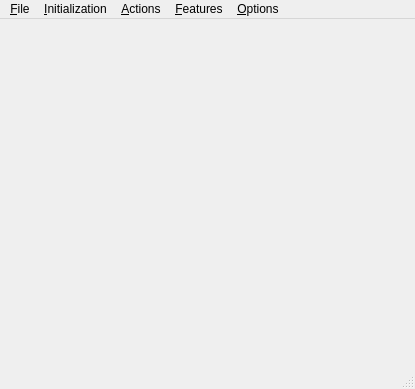
<ui version="4.0" >
 <class>MainWindow</class>
 <widget class="QMainWindow" name="MainWindow" >
  <property name="geometry" >
   <rect>
    <x>0</x>
    <y>0</y>
    <width>415</width>
    <height>389</height>
   </rect>
  </property>
  <property name="windowTitle" >
   <string>CGAL Periodic Delaunay Triangulation</string>
  </property>
  <widget class="QWidget" name="centralWidget" >
   <layout class="QHBoxLayout" >
    <item>
     <widget class="QGLViewer" name="viewer" />
    </item>
   </layout>
  </widget>
  <widget class="QMenuBar" name="menuBar" >
   <property name="geometry" >
    <rect>
     <x>0</x>
     <y>0</y>
     <width>415</width>
     <height>22</height>
    </rect>
   </property>
   <widget class="QMenu" name="menuFile" >
    <property name="title" >
     <string>&amp;File</string>
    </property>
    <addaction name="actionLoad_Points" />
    <addaction name="actionExport_pov" />
    <addaction name="separator" />
    <addaction name="actionExit" />
   </widget>
   <widget class="QMenu" name="menuOptions" >
    <property name="title" >
     <string>&amp;Options</string>
    </property>
    <addaction name="actionWireframe" />
    <addaction name="actionPlanar_triangulation" />
    <addaction name="separator" />
    <addaction name="actionDraw_1_sheeted_covering" />
    <addaction name="actionDraw_bordering_cells_multiply" />
    <addaction name="separator" />
    <addaction name="actionDraw_segments" />
    <addaction name="actionDraw_triangles" />
    <addaction name="actionDraw_tetrahedra" />
    <addaction name="separator" />
    <addaction name="actionDraw_cube_square" />
    <addaction name="separator" />
    <addaction name="actionClip_along_the_cube_square" />
    <addaction name="action2_color_clipping" />
    <addaction name="separator" />
   </widget>
   <widget class="QMenu" name="menuInitialization" >
    <property name="title" >
     <string>&amp;Initialization</string>
    </property>
    <addaction name="actionEmpty_scene" />
    <addaction name="actionSingle_Point" />
    <addaction name="actionRandom_Point_Set" />
    <addaction name="actionRandom_Points_in_Plane" />
    <addaction name="actionPoint_grid" />
   </widget>
   <widget class="QMenu" name="menuFeatures" >
    <property name="title" >
     <string>&amp;Features</string>
    </property>
    <addaction name="actionPoint_location" />
    <addaction name="actionConflict_region" />
    <addaction name="actionHole" />
    <addaction name="actionStar" />
   </widget>
   <widget class="QMenu" name="menuActions" >
    <property name="title" >
     <string>&amp;Actions</string>
    </property>
    <addaction name="actionFlying_ball" />
    <addaction name="actionPause" />
    <addaction name="separator" />
    <addaction name="actionInsert_point" />
    <addaction name="actionInsert_random_point" />
    <addaction name="separator" />
    <addaction name="actionGrab_image" />
   </widget>
   <addaction name="menuFile" />
   <addaction name="menuInitialization" />
   <addaction name="menuActions" />
   <addaction name="menuFeatures" />
   <addaction name="menuOptions" />
  </widget>
  <widget class="QStatusBar" name="statusBar" />
  <action name="actionLoad_Points" >
   <property name="text" >
    <string>Load Points</string>
   </property>
   <property name="shortcut" >
    <string>Ctrl+O</string>
   </property>
  </action>
  <action name="actionExit" >
   <property name="text" >
    <string>Exit</string>
   </property>
   <property name="shortcut" >
    <string>Ctrl+Q</string>
   </property>
  </action>
  <action name="actionWireframe" >
   <property name="checkable" >
    <bool>true</bool>
   </property>
   <property name="text" >
    <string>Wireframe</string>
   </property>
   <property name="shortcut" >
    <string>X</string>
   </property>
  </action>
  <action name="actionPlanar_triangulation" >
   <property name="checkable" >
    <bool>true</bool>
   </property>
   <property name="text" >
    <string>Planar triangulation</string>
   </property>
   <property name="shortcut" >
    <string>Z</string>
   </property>
  </action>
  <action name="actionDraw_1_sheeted_covering" >
   <property name="checkable" >
    <bool>true</bool>
   </property>
   <property name="checked" >
    <bool>true</bool>
   </property>
   <property name="text" >
    <string>Draw 1-sheeted covering</string>
   </property>
   <property name="shortcut" >
    <string>1</string>
   </property>
  </action>
  <action name="actionDraw_bordering_cells_multiply" >
   <property name="checkable" >
    <bool>true</bool>
   </property>
   <property name="checked" >
    <bool>true</bool>
   </property>
   <property name="text" >
    <string>Draw bordering cells multiply</string>
   </property>
   <property name="shortcut" >
    <string>M</string>
   </property>
  </action>
  <action name="actionClip_along_the_cube_square" >
   <property name="checkable" >
    <bool>true</bool>
   </property>
   <property name="text" >
    <string>Clip along the cube/square</string>
   </property>
  </action>
  <action name="action2_color_clipping" >
   <property name="checkable" >
    <bool>true</bool>
   </property>
   <property name="enabled" >
    <bool>false</bool>
   </property>
   <property name="text" >
    <string>2-color clipping</string>
   </property>
  </action>
  <action name="actionPoint_grid" >
   <property name="text" >
    <string>Point grid</string>
   </property>
   <property name="shortcut" >
    <string>F5</string>
   </property>
  </action>
  <action name="actionSingle_Point" >
   <property name="text" >
    <string>Single point</string>
   </property>
   <property name="shortcut" >
    <string>F2</string>
   </property>
  </action>
  <action name="actionRandom_Points_in_Plane" >
   <property name="text" >
    <string>Random planar point set</string>
   </property>
   <property name="shortcut" >
    <string>F4</string>
   </property>
  </action>
  <action name="actionRandom_Point_Set" >
   <property name="text" >
    <string>Random point set</string>
   </property>
   <property name="shortcut" >
    <string>F3</string>
   </property>
  </action>
  <action name="actionEmpty_scene" >
   <property name="text" >
    <string>Empty scene</string>
   </property>
   <property name="shortcut" >
    <string>F1</string>
   </property>
  </action>
  <action name="actionShow_flying_ball" >
   <property name="checkable" >
    <bool>true</bool>
   </property>
   <property name="text" >
    <string>Show flying ball</string>
   </property>
   <property name="shortcut" >
    <string>B</string>
   </property>
  </action>
  <action name="actionDraw_cube_square" >
   <property name="checkable" >
    <bool>true</bool>
   </property>
   <property name="checked" >
    <bool>true</bool>
   </property>
   <property name="text" >
    <string>Draw domain (cube/square)</string>
   </property>
   <property name="shortcut" >
    <string>D</string>
   </property>
  </action>
  <action name="actionPoint_location" >
   <property name="checkable" >
    <bool>true</bool>
   </property>
   <property name="text" >
    <string>Point location</string>
   </property>
   <property name="shortcut" >
    <string>L</string>
   </property>
  </action>
  <action name="actionConflict_region" >
   <property name="checkable" >
    <bool>true</bool>
   </property>
   <property name="text" >
    <string>Conflict region</string>
   </property>
   <property name="shortcut" >
    <string>C</string>
   </property>
  </action>
  <action name="actionHole" >
   <property name="checkable" >
    <bool>true</bool>
   </property>
   <property name="text" >
    <string>Hole*</string>
   </property>
   <property name="shortcut" >
    <string>H</string>
   </property>
  </action>
  <action name="actionStar" >
   <property name="checkable" >
    <bool>true</bool>
   </property>
   <property name="text" >
    <string>Star*</string>
   </property>
   <property name="shortcut" >
    <string>S</string>
   </property>
  </action>
  <action name="actionFlying_ball" >
   <property name="checkable" >
    <bool>true</bool>
   </property>
   <property name="text" >
    <string>Flying ball</string>
   </property>
   <property name="shortcut" >
    <string>B</string>
   </property>
  </action>
  <action name="actionPause" >
   <property name="checkable" >
    <bool>true</bool>
   </property>
   <property name="text" >
    <string>Pause</string>
   </property>
   <property name="shortcut" >
    <string>P</string>
   </property>
  </action>
  <action name="actionInsert_point" >
   <property name="text" >
    <string>Insert point</string>
   </property>
   <property name="shortcut" >
    <string>I</string>
   </property>
  </action>
  <action name="actionInsert_random_point" >
   <property name="text" >
    <string>Insert random point</string>
   </property>
   <property name="shortcut" >
    <string>R</string>
   </property>
  </action>
  <action name="actionDraw_segments" >
   <property name="checkable" >
    <bool>true</bool>
   </property>
   <property name="checked" >
    <bool>false</bool>
   </property>
   <property name="text" >
    <string>Draw segments</string>
   </property>
   <property name="shortcut" >
    <string>2</string>
   </property>
  </action>
  <action name="actionDraw_triangles" >
   <property name="checkable" >
    <bool>true</bool>
   </property>
   <property name="text" >
    <string>Draw triangles</string>
   </property>
   <property name="shortcut" >
    <string>3</string>
   </property>
  </action>
  <action name="actionDraw_tetrahedra" >
   <property name="checkable" >
    <bool>true</bool>
   </property>
   <property name="checked" >
    <bool>true</bool>
   </property>
   <property name="text" >
    <string>Draw tetrahedra</string>
   </property>
   <property name="shortcut" >
    <string>4</string>
   </property>
  </action>
  <action name="actionGrab_image" >
   <property name="checkable" >
    <bool>false</bool>
   </property>
   <property name="text" >
    <string>Grab image</string>
   </property>
   <property name="shortcut" >
    <string>G</string>
   </property>
  </action>
  <action name="actionExport_pov" >
   <property name="text" >
    <string>Export pov</string>
   </property>
   <property name="shortcut" >
    <string>Ctrl+E</string>
   </property>
  </action>
 </widget>
 <layoutdefault spacing="6" margin="11" />
 <customwidgets>
  <customwidget>
   <class>QGLViewer</class>
   <extends>QWidget</extends>
   <header>QGLViewer/qglviewer.h</header>
  </customwidget>
 </customwidgets>
 <resources/>
 <connections>
  <connection>
   <sender>actionClip_along_the_cube_square</sender>
   <signal>toggled(bool)</signal>
   <receiver>action2_color_clipping</receiver>
   <slot>setEnabled(bool)</slot>
   <hints>
    <hint type="sourcelabel" >
     <x>-1</x>
     <y>-1</y>
    </hint>
    <hint type="destinationlabel" >
     <x>-1</x>
     <y>-1</y>
    </hint>
   </hints>
  </connection>
 </connections>
</ui>
